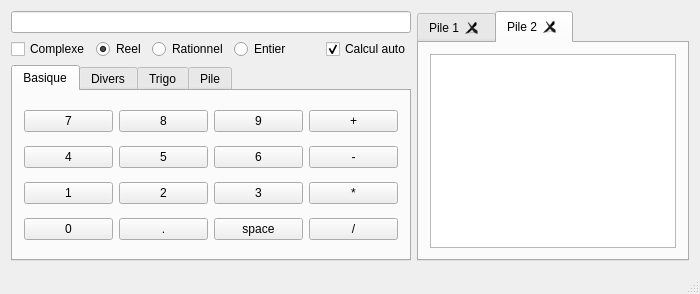
<?xml version="1.0" encoding="UTF-8"?>
<ui version="4.0">
 <class>MainWindow</class>
 <widget class="QMainWindow" name="MainWindow">
  <property name="geometry">
   <rect>
    <x>0</x>
    <y>0</y>
    <width>700</width>
    <height>294</height>
   </rect>
  </property>
  <property name="windowTitle">
   <string>Calculatrice à Notation Polonaise Inversée - Amhed &amp; JB</string>
  </property>
  <widget class="QWidget" name="centralWidget">
   <layout class="QGridLayout" name="gridLayout">
    <item row="0" column="0">
     <widget class="QLineEdit" name="lineEdit">
      <property name="readOnly">
       <bool>true</bool>
      </property>
     </widget>
    </item>
    <item row="0" column="1" rowspan="3">
     <widget class="QTabWidget" name="tabWidget_2">
      <property name="minimumSize">
       <size>
        <width>250</width>
        <height>0</height>
       </size>
      </property>
      <property name="currentIndex">
       <number>1</number>
      </property>
      <property name="tabsClosable">
       <bool>true</bool>
      </property>
      <widget class="QWidget" name="tab_7">
       <attribute name="title">
        <string>Pile 1</string>
       </attribute>
       <layout class="QHBoxLayout" name="horizontalLayout">
        <item>
         <widget class="QListView" name="listView"/>
        </item>
       </layout>
      </widget>
      <widget class="QWidget" name="tab_8">
       <attribute name="title">
        <string>Pile 2</string>
       </attribute>
       <layout class="QHBoxLayout" name="horizontalLayout_3">
        <item>
         <widget class="QListView" name="listView_2"/>
        </item>
       </layout>
      </widget>
     </widget>
    </item>
    <item row="1" column="0">
     <layout class="QHBoxLayout" name="horizontalLayout_2">
      <item>
       <widget class="QCheckBox" name="checkBox">
        <property name="text">
         <string>Complexe</string>
        </property>
        <property name="shortcut">
         <string>F1</string>
        </property>
       </widget>
      </item>
      <item>
       <widget class="QRadioButton" name="radioButton_2">
        <property name="text">
         <string>Reel</string>
        </property>
        <property name="shortcut">
         <string>F2</string>
        </property>
        <property name="checked">
         <bool>true</bool>
        </property>
       </widget>
      </item>
      <item>
       <widget class="QRadioButton" name="radioButton_3">
        <property name="text">
         <string>Rationnel</string>
        </property>
        <property name="shortcut">
         <string>F3</string>
        </property>
       </widget>
      </item>
      <item>
       <widget class="QRadioButton" name="radioButton">
        <property name="text">
         <string>Entier</string>
        </property>
        <property name="shortcut">
         <string>F4</string>
        </property>
        <property name="checked">
         <bool>false</bool>
        </property>
       </widget>
      </item>
      <item>
       <spacer name="horizontalSpacer">
        <property name="orientation">
         <enum>Qt::Horizontal</enum>
        </property>
        <property name="sizeHint" stdset="0">
         <size>
          <width>40</width>
          <height>20</height>
         </size>
        </property>
       </spacer>
      </item>
      <item>
       <widget class="QCheckBox" name="checkBox_2">
        <property name="text">
         <string>Calcul auto</string>
        </property>
        <property name="shortcut">
         <string>F5</string>
        </property>
        <property name="checked">
         <bool>true</bool>
        </property>
       </widget>
      </item>
     </layout>
    </item>
    <item row="2" column="0">
     <widget class="QTabWidget" name="tabWidget">
      <property name="toolTip">
       <string/>
      </property>
      <property name="whatsThis">
       <string/>
      </property>
      <property name="currentIndex">
       <number>0</number>
      </property>
      <property name="tabsClosable">
       <bool>false</bool>
      </property>
      <widget class="QWidget" name="tab_3">
       <attribute name="title">
        <string>Basique</string>
       </attribute>
       <layout class="QGridLayout" name="gridLayout_2">
        <item row="0" column="0">
         <widget class="QPushButton" name="pushButton_25">
          <property name="text">
           <string>7</string>
          </property>
          <property name="shortcut">
           <string>7</string>
          </property>
         </widget>
        </item>
        <item row="0" column="1">
         <widget class="QPushButton" name="pushButton_26">
          <property name="text">
           <string>8</string>
          </property>
          <property name="shortcut">
           <string>8</string>
          </property>
         </widget>
        </item>
        <item row="0" column="2">
         <widget class="QPushButton" name="pushButton_27">
          <property name="text">
           <string>9</string>
          </property>
          <property name="shortcut">
           <string>9</string>
          </property>
         </widget>
        </item>
        <item row="0" column="3">
         <widget class="QPushButton" name="pushButton_28">
          <property name="text">
           <string>+</string>
          </property>
          <property name="shortcut">
           <string>+</string>
          </property>
         </widget>
        </item>
        <item row="1" column="0">
         <widget class="QPushButton" name="pushButton_29">
          <property name="text">
           <string>4</string>
          </property>
          <property name="shortcut">
           <string>4</string>
          </property>
         </widget>
        </item>
        <item row="1" column="1">
         <widget class="QPushButton" name="pushButton_30">
          <property name="text">
           <string>5</string>
          </property>
          <property name="shortcut">
           <string>5</string>
          </property>
         </widget>
        </item>
        <item row="1" column="2">
         <widget class="QPushButton" name="pushButton_31">
          <property name="text">
           <string>6</string>
          </property>
          <property name="shortcut">
           <string>6</string>
          </property>
         </widget>
        </item>
        <item row="1" column="3">
         <widget class="QPushButton" name="pushButton_32">
          <property name="text">
           <string>-</string>
          </property>
          <property name="shortcut">
           <string>-</string>
          </property>
         </widget>
        </item>
        <item row="2" column="0">
         <widget class="QPushButton" name="pushButton_33">
          <property name="text">
           <string>1</string>
          </property>
          <property name="shortcut">
           <string>1</string>
          </property>
         </widget>
        </item>
        <item row="2" column="1">
         <widget class="QPushButton" name="pushButton_34">
          <property name="text">
           <string>2</string>
          </property>
          <property name="shortcut">
           <string>2</string>
          </property>
         </widget>
        </item>
        <item row="2" column="2">
         <widget class="QPushButton" name="pushButton_35">
          <property name="text">
           <string>3</string>
          </property>
          <property name="shortcut">
           <string>3</string>
          </property>
         </widget>
        </item>
        <item row="2" column="3">
         <widget class="QPushButton" name="pushButton_36">
          <property name="text">
           <string>*</string>
          </property>
          <property name="shortcut">
           <string>*</string>
          </property>
         </widget>
        </item>
        <item row="3" column="0">
         <widget class="QPushButton" name="pushButton_37">
          <property name="text">
           <string>0</string>
          </property>
          <property name="shortcut">
           <string>0</string>
          </property>
         </widget>
        </item>
        <item row="3" column="1">
         <widget class="QPushButton" name="pushButton_38">
          <property name="text">
           <string>.</string>
          </property>
          <property name="shortcut">
           <string>., ,</string>
          </property>
         </widget>
        </item>
        <item row="3" column="2">
         <widget class="QPushButton" name="pushButton_39">
          <property name="text">
           <string>space</string>
          </property>
          <property name="shortcut">
           <string>Space</string>
          </property>
         </widget>
        </item>
        <item row="3" column="3">
         <widget class="QPushButton" name="pushButton_40">
          <property name="text">
           <string>/</string>
          </property>
          <property name="shortcut">
           <string>/</string>
          </property>
         </widget>
        </item>
       </layout>
      </widget>
      <widget class="QWidget" name="tab_6">
       <attribute name="title">
        <string>Divers</string>
       </attribute>
       <layout class="QGridLayout" name="gridLayout_6">
        <item row="0" column="0">
         <widget class="QPushButton" name="pushButton_2">
          <property name="toolTip">
           <string>&lt;!DOCTYPE HTML PUBLIC &quot;-//W3C//DTD HTML 4.0//EN&quot; &quot;http://www.w3.org/TR/REC-html40/strict.dtd&quot;&gt;
&lt;html&gt;&lt;head&gt;&lt;meta name=&quot;qrichtext&quot; content=&quot;1&quot; /&gt;&lt;style type=&quot;text/css&quot;&gt;
p, li { white-space: pre-wrap; }
&lt;/style&gt;&lt;/head&gt;&lt;body style=&quot; font-family:'MS Shell Dlg 2'; font-size:7.8pt; font-weight:400; font-style:normal;&quot;&gt;
&lt;p style=&quot; margin-top:0px; margin-bottom:0px; margin-left:0px; margin-right:0px; -qt-block-indent:0; text-indent:0px;&quot;&gt;&lt;span style=&quot; font-size:8pt;&quot;&gt;Dépile X puis Y et effectue Y puissance X&lt;/span&gt;&lt;/p&gt;
&lt;p style=&quot; margin-top:0px; margin-bottom:0px; margin-left:0px; margin-right:0px; -qt-block-indent:0; text-indent:0px;&quot;&gt;&lt;span style=&quot; font-size:8pt; font-style:italic;&quot;&gt;X: Entier, Rationnel, Réel&lt;/span&gt;&lt;/p&gt;
&lt;p style=&quot; margin-top:0px; margin-bottom:0px; margin-left:0px; margin-right:0px; -qt-block-indent:0; text-indent:0px;&quot;&gt;&lt;span style=&quot; font-size:8pt; font-style:italic;&quot;&gt;Y: Entier, Rationnel, Réel&lt;/span&gt;&lt;/p&gt;
&lt;p align=&quot;right&quot; style=&quot; margin-top:0px; margin-bottom:0px; margin-left:0px; margin-right:0px; -qt-block-indent:0; text-indent:0px;&quot;&gt;&lt;span style=&quot; font-size:8pt; font-style:italic;&quot;&gt;Rac.: **&lt;/span&gt;&lt;/p&gt;&lt;/body&gt;&lt;/html&gt;</string>
          </property>
          <property name="text">
           <string>POW</string>
          </property>
          <property name="shortcut">
           <string>P</string>
          </property>
         </widget>
        </item>
        <item row="0" column="1">
         <widget class="QPushButton" name="pushButton_10">
          <property name="text">
           <string>INV</string>
          </property>
          <property name="shortcut">
           <string>I</string>
          </property>
         </widget>
        </item>
        <item row="0" column="2">
         <widget class="QPushButton" name="pushButton_6">
          <property name="text">
           <string>MOD</string>
          </property>
          <property name="shortcut">
           <string>%</string>
          </property>
         </widget>
        </item>
        <item row="1" column="0">
         <widget class="QPushButton" name="pushButton_3">
          <property name="toolTip">
           <string>&lt;!DOCTYPE HTML PUBLIC &quot;-//W3C//DTD HTML 4.0//EN&quot; &quot;http://www.w3.org/TR/REC-html40/strict.dtd&quot;&gt;
&lt;html&gt;&lt;head&gt;&lt;meta name=&quot;qrichtext&quot; content=&quot;1&quot; /&gt;&lt;style type=&quot;text/css&quot;&gt;
p, li { white-space: pre-wrap; }
&lt;/style&gt;&lt;/head&gt;&lt;body style=&quot; font-family:'MS Shell Dlg 2'; font-size:7.8pt; font-weight:400; font-style:normal;&quot;&gt;
&lt;p style=&quot; margin-top:0px; margin-bottom:0px; margin-left:0px; margin-right:0px; -qt-block-indent:0; text-indent:0px;&quot;&gt;&lt;span style=&quot; font-size:8pt;&quot;&gt;Dépile X et rempile sa racine carrée&lt;/span&gt;&lt;/p&gt;
&lt;p style=&quot; margin-top:0px; margin-bottom:0px; margin-left:0px; margin-right:0px; -qt-block-indent:0; text-indent:0px;&quot;&gt;&lt;span style=&quot; font-size:8pt; font-style:italic;&quot;&gt;X: Entier, Rationnel, Réel&lt;/span&gt;&lt;/p&gt;
&lt;p align=&quot;right&quot; style=&quot; margin-top:0px; margin-bottom:0px; margin-left:0px; margin-right:0px; -qt-block-indent:0; text-indent:0px;&quot;&gt;&lt;span style=&quot; font-size:8pt; font-style:italic;&quot;&gt;Rac.: &lt;/span&gt;&lt;span style=&quot; font-size:8pt; font-weight:600;&quot;&gt;^&lt;/span&gt;&lt;span style=&quot; font-size:8pt; font-style:italic;&quot;&gt;+&lt;/span&gt;&lt;span style=&quot; font-size:8pt; font-weight:600;&quot;&gt;/&lt;/span&gt;&lt;/p&gt;&lt;/body&gt;&lt;/html&gt;</string>
          </property>
          <property name="text">
           <string>SQRT</string>
          </property>
          <property name="shortcut">
           <string>Q</string>
          </property>
         </widget>
        </item>
        <item row="1" column="1">
         <widget class="QPushButton" name="pushButton_7">
          <property name="text">
           <string>SIGN</string>
          </property>
          <property name="shortcut">
           <string>_</string>
          </property>
         </widget>
        </item>
        <item row="1" column="2">
         <widget class="QPushButton" name="pushButton_11">
          <property name="text">
           <string>FACT (!)</string>
          </property>
          <property name="shortcut">
           <string>!</string>
          </property>
         </widget>
        </item>
        <item row="3" column="0">
         <widget class="QPushButton" name="pushButton_4">
          <property name="text">
           <string>SQR</string>
          </property>
          <property name="shortcut">
           <string>²</string>
          </property>
         </widget>
        </item>
        <item row="3" column="1">
         <widget class="QPushButton" name="pushButton_8">
          <property name="text">
           <string>LN</string>
          </property>
         </widget>
        </item>
        <item row="4" column="0">
         <widget class="QPushButton" name="pushButton_5">
          <property name="text">
           <string>CUBE</string>
          </property>
          <property name="shortcut">
           <string>U</string>
          </property>
         </widget>
        </item>
        <item row="4" column="1">
         <widget class="QPushButton" name="pushButton_9">
          <property name="text">
           <string>LOG</string>
          </property>
          <property name="shortcut">
           <string>O</string>
          </property>
         </widget>
        </item>
        <item row="3" column="2">
         <widget class="QPushButton" name="pushButton_12">
          <property name="text">
           <string>EVAL</string>
          </property>
          <property name="shortcut">
           <string>=</string>
          </property>
         </widget>
        </item>
       </layout>
      </widget>
      <widget class="QWidget" name="tab_4">
       <attribute name="title">
        <string>Trigo</string>
       </attribute>
       <layout class="QGridLayout" name="gridLayout_3">
        <item row="0" column="0">
         <widget class="QPushButton" name="pushButton_65">
          <property name="text">
           <string>SIN</string>
          </property>
          <property name="shortcut">
           <string>S</string>
          </property>
         </widget>
        </item>
        <item row="0" column="1">
         <widget class="QRadioButton" name="radioButton_5">
          <property name="text">
           <string>Radian</string>
          </property>
          <property name="shortcut">
           <string>R</string>
          </property>
          <property name="checked">
           <bool>true</bool>
          </property>
         </widget>
        </item>
        <item row="1" column="0">
         <widget class="QPushButton" name="pushButton_66">
          <property name="text">
           <string>COS</string>
          </property>
          <property name="shortcut">
           <string>C</string>
          </property>
         </widget>
        </item>
        <item row="1" column="1">
         <widget class="QRadioButton" name="radioButton_6">
          <property name="text">
           <string>Degré</string>
          </property>
          <property name="shortcut">
           <string>D</string>
          </property>
         </widget>
        </item>
        <item row="2" column="0">
         <widget class="QPushButton" name="pushButton_67">
          <property name="text">
           <string>TAN</string>
          </property>
          <property name="shortcut">
           <string>T</string>
          </property>
         </widget>
        </item>
        <item row="2" column="1">
         <widget class="QCheckBox" name="checkBox_4">
          <property name="text">
           <string>Hyperbolic</string>
          </property>
          <property name="shortcut">
           <string>H</string>
          </property>
         </widget>
        </item>
       </layout>
      </widget>
      <widget class="QWidget" name="tab_5">
       <attribute name="title">
        <string>Pile</string>
       </attribute>
       <layout class="QGridLayout" name="gridLayout_4">
        <item row="0" column="0">
         <widget class="QPushButton" name="pushButton">
          <property name="text">
           <string>SWAP</string>
          </property>
          <property name="shortcut">
           <string>Ctrl+\</string>
          </property>
         </widget>
        </item>
        <item row="0" column="1">
         <widget class="QPushButton" name="pushButton_68">
          <property name="text">
           <string>CLEAR</string>
          </property>
          <property name="shortcut">
           <string>Ctrl+Del</string>
          </property>
         </widget>
        </item>
        <item row="1" column="0">
         <widget class="QPushButton" name="pushButton_72">
          <property name="text">
           <string>SUM</string>
          </property>
          <property name="shortcut">
           <string>Ctrl++</string>
          </property>
         </widget>
        </item>
        <item row="1" column="1">
         <widget class="QPushButton" name="pushButton_69">
          <property name="text">
           <string>DUP</string>
          </property>
          <property name="shortcut">
           <string>Return</string>
          </property>
         </widget>
        </item>
        <item row="2" column="0">
         <widget class="QPushButton" name="pushButton_71">
          <property name="text">
           <string>MEAN</string>
          </property>
          <property name="shortcut">
           <string>Ctrl+/</string>
          </property>
         </widget>
        </item>
        <item row="2" column="1">
         <widget class="QPushButton" name="pushButton_70">
          <property name="text">
           <string>DROP</string>
          </property>
          <property name="shortcut">
           <string>Del</string>
          </property>
         </widget>
        </item>
       </layout>
      </widget>
     </widget>
    </item>
   </layout>
  </widget>
  <widget class="QStatusBar" name="statusBar"/>
 </widget>
 <layoutdefault spacing="6" margin="11"/>
 <resources/>
 <connections/>
</ui>
